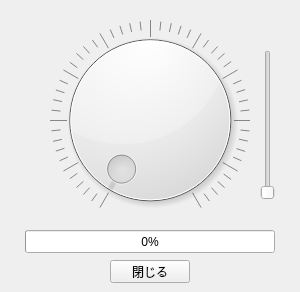
<?xml version="1.0" encoding="UTF-8"?>
<ui version="4.0">
 <class>MainWindow</class>
 <widget class="QMainWindow" name="MainWindow">
  <property name="geometry">
   <rect>
    <x>0</x>
    <y>0</y>
    <width>300</width>
    <height>292</height>
   </rect>
  </property>
  <property name="windowTitle">
   <string>Dial- Signal/Slot</string>
  </property>
  <widget class="QWidget" name="centralwidget">
   <widget class="QDial" name="dial">
    <property name="geometry">
     <rect>
      <x>50</x>
      <y>20</y>
      <width>200</width>
      <height>200</height>
     </rect>
    </property>
    <property name="maximum">
     <number>100</number>
    </property>
    <property name="notchesVisible">
     <bool>true</bool>
    </property>
   </widget>
   <widget class="QProgressBar" name="progressBar">
    <property name="geometry">
     <rect>
      <x>25</x>
      <y>230</y>
      <width>250</width>
      <height>23</height>
     </rect>
    </property>
    <property name="value">
     <number>0</number>
    </property>
   </widget>
   <widget class="QPushButton" name="pushButton">
    <property name="geometry">
     <rect>
      <x>110</x>
      <y>260</y>
      <width>80</width>
      <height>23</height>
     </rect>
    </property>
    <property name="text">
     <string>閉じる</string>
    </property>
    <property name="autoDefault">
     <bool>false</bool>
    </property>
    <property name="flat">
     <bool>false</bool>
    </property>
   </widget>
   <widget class="QSlider" name="verticalSlider">
    <property name="geometry">
     <rect>
      <x>260</x>
      <y>50</y>
      <width>16</width>
      <height>150</height>
     </rect>
    </property>
    <property name="maximum">
     <number>100</number>
    </property>
    <property name="orientation">
     <enum>Qt::Vertical</enum>
    </property>
   </widget>
  </widget>
 </widget>
 <resources/>
 <connections>
  <connection>
   <sender>dial</sender>
   <signal>sliderMoved(int)</signal>
   <receiver>progressBar</receiver>
   <slot>setValue(int)</slot>
   <hints>
    <hint type="sourcelabel">
     <x>160</x>
     <y>157</y>
    </hint>
    <hint type="destinationlabel">
     <x>158</x>
     <y>264</y>
    </hint>
   </hints>
  </connection>
  <connection>
   <sender>pushButton</sender>
   <signal>clicked()</signal>
   <receiver>MainWindow</receiver>
   <slot>close()</slot>
   <hints>
    <hint type="sourcelabel">
     <x>127</x>
     <y>295</y>
    </hint>
    <hint type="destinationlabel">
     <x>59</x>
     <y>298</y>
    </hint>
   </hints>
  </connection>
  <connection>
   <sender>dial</sender>
   <signal>sliderMoved(int)</signal>
   <receiver>verticalSlider</receiver>
   <slot>setValue(int)</slot>
   <hints>
    <hint type="sourcelabel">
     <x>194</x>
     <y>130</y>
    </hint>
    <hint type="destinationlabel">
     <x>266</x>
     <y>141</y>
    </hint>
   </hints>
  </connection>
  <connection>
   <sender>verticalSlider</sender>
   <signal>sliderMoved(int)</signal>
   <receiver>dial</receiver>
   <slot>setValue(int)</slot>
   <hints>
    <hint type="sourcelabel">
     <x>269</x>
     <y>101</y>
    </hint>
    <hint type="destinationlabel">
     <x>217</x>
     <y>101</y>
    </hint>
   </hints>
  </connection>
 </connections>
</ui>
